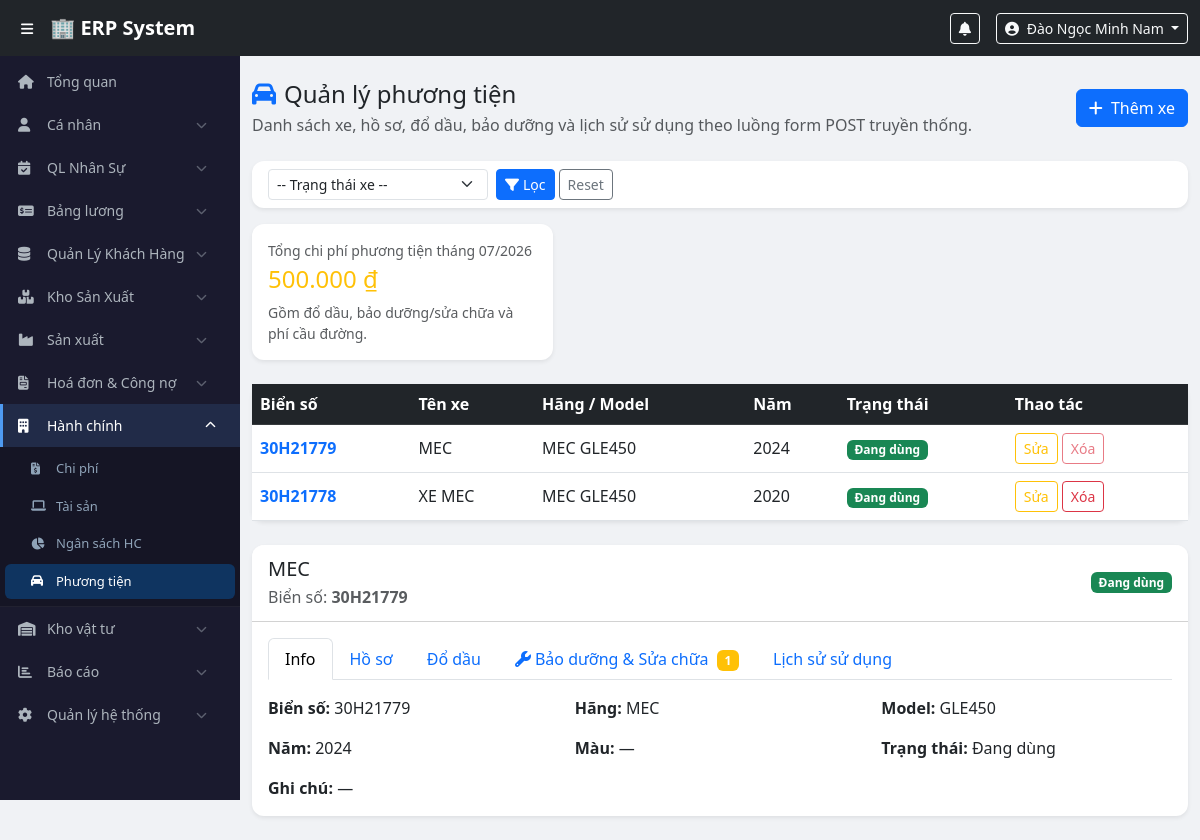
Page /modules/admin/vehicles.php (signed in) on the committed database.
### tables this page shows
CREATE TABLE `users` (
  `id` int(11) NOT NULL,
  `employee_code` varchar(20) NOT NULL,
  `full_name` varchar(100) NOT NULL,
  `username` varchar(50) NOT NULL,
  `password_hash` varchar(255) NOT NULL,
  `email` varchar(100) DEFAULT NULL,
  `phone` varchar(20) DEFAULT NULL,
  `role_id` int(11) NOT NULL,
  `department_id` int(11) DEFAULT NULL,
  `is_active` tinyint(1) DEFAULT 1,
  `created_at` timestamp NOT NULL DEFAULT current_timestamp()
);

CREATE TABLE `vehicles` (
  `id` int(11) NOT NULL,
  `plate_number` varchar(20) NOT NULL,
  `vehicle_name` varchar(200) NOT NULL,
  `brand` varchar(100) DEFAULT NULL,
  `model` varchar(100) DEFAULT NULL,
  `year` int(11) DEFAULT NULL,
  `color` varchar(50) DEFAULT NULL,
  `status` enum('active','maintenance','disposed') DEFAULT 'active',
  `note` text DEFAULT NULL,
  `created_by` int(11) DEFAULT NULL,
  `created_at` datetime DEFAULT current_timestamp(),
  `updated_at` datetime DEFAULT current_timestamp() ON UPDATE current_timestamp()
);

### config/auth.php (called while the page is built, shortened)
<?php
function currentUser() {
    return [
        'id'          => $_SESSION['user_id']   ?? null,
        'full_name'   => $_SESSION['full_name'] ?? '',
        'username'    => $_SESSION['username']  ?? '',
        'role'        => $_SESSION['role']      ?? '',
        'role_name'   => $_SESSION['role_name'] ?? '',
        'employee_code' => $_SESSION['employee_code'] ?? '',
        'department_id' => $_SESSION['department_id'] ?? null,
    ];
}
?>

### config/functions.php (called while the page is built, shortened)
<?php
function fetchAllSafe(PDO $pdo, string $sql, array $params = []): array {
    try {
        $stmt = $pdo->prepare($sql);
        $stmt->execute($params);
        return $stmt->fetchAll(PDO::FETCH_ASSOC) ?: [];
    } catch (Throwable $e) {
        return [];
    }
}
function fetchOneSafe(PDO $pdo, string $sql, array $params = []): ?array {
    try {
        $stmt = $pdo->prepare($sql);
        $stmt->execute($params);
        $row = $stmt->fetch(PDO::FETCH_ASSOC);
        return $row ?: null;
    } catch (Throwable $e) {
        return null;
    }
}
function e($value): string {
    return htmlspecialchars((string) ($value ?? ''), ENT_QUOTES | ENT_SUBSTITUTE, 'UTF-8');
}
function formatCurrency($amount): string {
    return number_format((float)$amount, 0, ',', '.') . ' ₫';
}
?>

### modules/admin/vehicles.php (the view, shortened to what this page needs)
<?php
require_once $_SERVER['DOCUMENT_ROOT'] . '/erp/config/database.php';
require_once $_SERVER['DOCUMENT_ROOT'] . '/erp/config/auth.php';
require_once $_SERVER['DOCUMENT_ROOT'] . '/erp/config/functions.php';
$pdo = getDBConnection();
$errors = [];
$statusMap = [
    'active' => ['success', 'Đang dùng'],
    'maintenance' => ['warning text-dark', 'Bảo dưỡng'],
    'disposed' => ['secondary', 'Thanh lý'],
];
$filterStatus = trim($_GET['status'] ?? '');
$selectedTab = in_array($_GET['tab'] ?? '', ['info', 'documents', 'fuel', 'maintenance', 'trips'], true) ? (string)$_GET['tab'] : 'info';
$selectedVehicleId = (int)($_GET['id'] ?? 0);
$vehiclesPageUrl = static function (array $overrides = []) use ($filterStatus, $selectedTab, $selectedVehicleId): string {
    $params = [];
    $status = $overrides['status'] ?? $filterStatus;
    $tab = $overrides['tab'] ?? $selectedTab;
    $id = $overrides['id'] ?? $selectedVehicleId;
    if ($status !== '') {
        $params['status'] = $status;
    }
    if ((int)$id > 0) {
        $params['id'] = (int)$id;
    }
    if ($tab !== '') {
        $params['tab'] = $tab;
    }
    if (!empty($overrides['action'])) {
        $params['action'] = $overrides['action'];
    }
    if (!empty($overrides['show_form'])) {
        $params['show_form'] = 1;
    }
    return 'modules/admin/vehicles.php' . ($params ? '?' . http_build_query($params) : '');
};
$where = ['1=1'];
$params = [];
$vehicles = fetchAllSafe($pdo, 'SELECT * FROM vehicles WHERE ' . implode(' AND ', $where) . ' ORDER BY created_at DESC, id DESC', $params);
$vehicleIdsWithData = [];
if ($vehicles) {
    $ids = implode(',', array_map(fn($v) => (int)$v['id'], $vehicles));
    $rows = fetchAllSafe($pdo,
        "SELECT vehicle_id FROM (
            SELECT vehicle_id FROM vehicle_fuel WHERE vehicle_id IN ($ids)
            UNION
            SELECT vehicle_id FROM vehicle_maintenance WHERE vehicle_id IN ($ids)
            UNION
            SELECT vehicle_id FROM vehicle_trips WHERE vehicle_id IN ($ids)
        ) t GROUP BY vehicle_id"
    );
    $vehicleIdsWithData = array_column($rows, 'vehicle_id');
}
if ($selectedVehicleId <= 0 && !empty($vehicles[0]['id'])) {
    $selectedVehicleId = (int)$vehicles[0]['id'];
}
$selectedVehicle = $selectedVehicleId > 0 ? fetchOneSafe($pdo, 'SELECT * FROM vehicles WHERE id = ? LIMIT 1', [$selectedVehicleId]) : null;
$maintenanceList = $selectedVehicle ? fetchAllSafe($pdo,
    'SELECT vm.*, u.full_name AS created_by_name
     FROM vehicle_maintenance vm
     JOIN users u ON u.id = vm.created_by
     WHERE vm.vehicle_id = ?
     ORDER BY vm.maintenance_date DESC, vm.id DESC',
    [$selectedVehicleId]
) : [];
$drivers = fetchAllSafe($pdo, 'SELECT id, full_name, username FROM users WHERE is_active = 1 ORDER BY full_name');
$thisMonthStart = date('Y-m-01');
$thisMonthEnd = date('Y-m-t');
$stmtVehicleCostMonth = $pdo->prepare("
    SELECT
        COALESCE((SELECT SUM(amount) FROM vehicle_fuel WHERE fuel_date BETWEEN ? AND ?), 0)
      + COALESCE((SELECT SUM(amount) FROM vehicle_maintenance WHERE maintenance_date BETWEEN ? AND ?), 0)
      + COALESCE((SELECT SUM(toll_fee) FROM vehicle_trips WHERE trip_date BETWEEN ? AND ? AND toll_fee IS NOT NULL), 0)
");
$stmtVehicleCostMonth->execute([$thisMonthStart, $thisMonthEnd, $thisMonthStart, $thisMonthEnd, $thisMonthStart, $thisMonthEnd]);
$vehicleCostMonth = (float)$stmtVehicleCostMonth->fetchColumn();
$editVehicle = null;
$showForm = !empty($errors) || $editVehicle !== null || isset($_GET['show_form']);
include $_SERVER['DOCUMENT_ROOT'] . '/erp/includes/header.php';
include $_SERVER['DOCUMENT_ROOT'] . '/erp/includes/sidebar.php';
?>
<div class="main-content">
    <div class="container-fluid py-4">
        <div class="d-flex flex-wrap justify-content-between align-items-center gap-2 mb-4">
            <div>
                <h4 class="mb-1"><i class="fas fa-car me-2 text-primary"></i>Quản lý phương tiện</h4>
                <p class="text-muted mb-0">Danh sách xe, hồ sơ, đổ dầu, bảo dưỡng và lịch sử sử dụng theo luồng form POST truyền thống.</p>
            </div>
            <button class="btn btn-primary" type="button" data-bs-toggle="collapse" data-bs-target="#vehicle-form-card" aria-expanded="<?= $showForm ? 'true' : 'false' ?>"><i class="fas fa-plus me-1"></i> Thêm xe</button>
        </div>
        <div class="card border-0 shadow-sm mb-3">
            <div class="card-body py-2">
                <form method="get" class="row g-2 align-items-center">
                    <div class="col-md-3"><select name="status" class="form-select form-select-sm"><option value="">-- Trạng thái xe --</option></select></div>
                    <div class="col-auto"><button type="submit" class="btn btn-sm btn-primary"><i class="fas fa-filter me-1"></i>Lọc</button><a href="/erp/modules/admin/vehicles.php" class="btn btn-sm btn-outline-secondary ms-1">Reset</a></div>
                </form>
            </div>
        </div>
        <div class="row g-3 mb-4">
            <div class="col-md-4">
                <div class="card border-0 shadow-sm h-100">
                    <div class="card-body">
                        <div class="text-muted small mb-1">Tổng chi phí phương tiện tháng <?= e(date('m/Y')) ?></div>
                        <h4 class="mb-0 text-warning"><?= e(formatCurrency($vehicleCostMonth)) ?></h4>
                        <div class="small text-muted mt-2">Gồm đổ dầu, bảo dưỡng/sửa chữa và phí cầu đường.</div>
                    </div>
                </div>
            </div>
        </div>
        <div class="card border-0 shadow-sm mb-4">
            <div class="table-responsive">
                <table class="table table-hover align-middle mb-0">
                    <thead class="table-dark"><tr><th>Biển số</th><th>Tên xe</th><th>Hãng / Model</th><th>Năm</th><th>Trạng thái</th><th>Thao tác</th></tr></thead>
                    <tbody>
                    <?php if (!$vehicles): ?>
                        <tr><td colspan="6" class="text-center text-muted py-4">Chưa có phương tiện nào.</td></tr>
                    <?php else: ?>
                        <?php foreach ($vehicles as $vehicle): ?>
                            <?php [$badgeClass, $statusLabel] = $statusMap[$vehicle['status']] ?? ['secondary', $vehicle['status']]; ?>
                            <?php $hasRelated = in_array((int)$vehicle['id'], $vehicleIdsWithData, false); ?>
                            <tr style="cursor:pointer" onclick="window.location='/erp/<?= e($vehiclesPageUrl(['id' => (int)$vehicle['id'], 'tab' => 'info'])) ?>'">
                                <td class="fw-semibold text-primary"><?= e($vehicle['plate_number']) ?></td>
                                <td><?= e($vehicle['vehicle_name']) ?></td>
                                <td><?= e(trim(($vehicle['brand'] ?? '') . ' ' . ($vehicle['model'] ?? '')) ?: '—') ?></td>
                                <td><?= e($vehicle['year'] ? (string)$vehicle['year'] : '—') ?></td>
                                <td><span class="badge bg-<?= $badgeClass ?>"><?= e($statusLabel) ?></span></td>
                                <td>
                                    <div class="d-flex flex-wrap gap-1">
                                        <a href="/erp/<?= e($vehiclesPageUrl(['id' => (int)$vehicle['id'], 'action' => 'edit', 'show_form' => 1])) ?>#vehicle-form-card" class="btn btn-sm btn-outline-warning" onclick="event.stopPropagation()">Sửa</a>
                                        <?php if ($hasRelated): ?>
                                            <button type="button" class="btn btn-sm btn-outline-danger" disabled title="Không thể xoá: xe đã có dữ liệu hồ sơ, đổ dầu, bảo dưỡng hoặc chuyến đi" data-bs-toggle="tooltip" onclick="event.stopPropagation()">Xóa</button>
                                        <?php else: ?>
                                            <form method="post" class="d-inline" onclick="event.stopPropagation()">
                                                <button type="submit" class="btn btn-sm btn-outline-danger" onclick="event.stopPropagation(); return confirm('Xoá phương tiện này?');">Xóa</button>
                                            </form>
                                        <?php endif; ?>
                                    </div>
                                </td>
                            </tr>
                        <?php endforeach; ?>
                    <?php endif; ?>
                    </tbody>
                </table>
            </div>
        </div>
        <?php if ($selectedVehicle): ?>
            <?php [$selectedBadgeClass, $selectedStatusLabel] = $statusMap[$selectedVehicle['status']] ?? ['secondary', $selectedVehicle['status']]; ?>
            <div class="card border-0 shadow-sm">
                <div class="card-header bg-white d-flex justify-content-between align-items-center">
                    <div>
                        <h5 class="mb-1"><?= e($selectedVehicle['vehicle_name']) ?></h5>
                        <div class="text-muted">Biển số: <strong><?= e($selectedVehicle['plate_number']) ?></strong></div>
                    </div>
                    <span class="badge bg-<?= $selectedBadgeClass ?>"><?= e($selectedStatusLabel) ?></span>
                </div>
                <div class="card-body">
                    <ul class="nav nav-tabs mb-3">
                        <li class="nav-item"><a class="nav-link <?= $selectedTab === 'info' ? 'active' : '' ?>" href="/erp/<?= e($vehiclesPageUrl(['id' => $selectedVehicleId, 'tab' => 'info'])) ?>">Info</a></li>
                        <li class="nav-item"><a class="nav-link <?= $selectedTab === 'documents' ? 'active' : '' ?>" href="/erp/<?= e($vehiclesPageUrl(['id' => $selectedVehicleId, 'tab' => 'documents'])) ?>">Hồ sơ</a></li>
                        <li class="nav-item"><a class="nav-link <?= $selectedTab === 'fuel' ? 'active' : '' ?>" href="/erp/<?= e($vehiclesPageUrl(['id' => $selectedVehicleId, 'tab' => 'fuel'])) ?>">Đổ dầu</a></li>
                        <li class="nav-item">
                            <a class="nav-link <?= $selectedTab === 'maintenance' ? 'active' : '' ?>" href="/erp/<?= e($vehiclesPageUrl(['id' => $selectedVehicleId, 'tab' => 'maintenance'])) ?>">
                                <i class="fas fa-wrench me-1"></i>Bảo dưỡng &amp; Sửa chữa
                                <span class="badge bg-warning ms-1"><?= count($maintenanceList) ?></span>
                            </a>
                        </li>
                        <li class="nav-item"><a class="nav-link <?= $selectedTab === 'trips' ? 'active' : '' ?>" href="/erp/<?= e($vehiclesPageUrl(['id' => $selectedVehicleId, 'tab' => 'trips'])) ?>">Lịch sử sử dụng</a></li>
                    </ul>
                    <?php if ($selectedTab === 'info'): ?>
                        <div class="row g-3">
                            <div class="col-md-4"><strong>Biển số:</strong> <?= e($selectedVehicle['plate_number']) ?></div>
                            <div class="col-md-4"><strong>Hãng:</strong> <?= e($selectedVehicle['brand'] ?: '—') ?></div>
                            <div class="col-md-4"><strong>Model:</strong> <?= e($selectedVehicle['model'] ?: '—') ?></div>
                            <div class="col-md-4"><strong>Năm:</strong> <?= e($selectedVehicle['year'] ? (string)$selectedVehicle['year'] : '—') ?></div>
                            <div class="col-md-4"><strong>Màu:</strong> <?= e($selectedVehicle['color'] ?: '—') ?></div>
                            <div class="col-md-4"><strong>Trạng thái:</strong> <?= e($selectedStatusLabel) ?></div>
                            <div class="col-12"><strong>Ghi chú:</strong> <?= e($selectedVehicle['note'] ?: '—') ?></div>
                        </div>
                    <?php endif; ?>
                </div>
            </div>
        <?php endif; ?>
    </div>
</div>
<?php
include $_SERVER['DOCUMENT_ROOT'] . '/erp/includes/footer.php';

### includes/header.php (shortened to what this page needs)
<?php
$user = currentUser();
?>
<!DOCTYPE html>
<html lang="vi">
<head>
    <link href="https://cdn.jsdelivr.net/npm/bootstrap@5.3.0/dist/css/bootstrap.min.css" rel="stylesheet">
    <link href="https://cdnjs.cloudflare.com/ajax/libs/font-awesome/6.4.0/css/all.min.css" rel="stylesheet">
    <link href="/erp/assets/css/style.css" rel="stylesheet">
</head>
<body>
<nav class="navbar navbar-expand-lg navbar-dark bg-dark fixed-top" style="z-index:1030;">
    <div class="container-fluid">
        <button class="btn btn-sm text-white me-2" id="sidebarToggle">
            <i class="fas fa-bars"></i>
        </button>
        <a class="navbar-brand fw-bold" href="/erp/dashboard.php">🏢 ERP System</a>
        <div class="ms-auto d-flex align-items-center gap-3">
            <div class="dropdown">
                <button class="btn btn-sm btn-outline-light position-relative" data-bs-toggle="dropdown">
                    <i class="fas fa-bell"></i>
                </button>
            </div>
            <div class="dropdown">
                <button class="btn btn-sm btn-outline-light dropdown-toggle" data-bs-toggle="dropdown">
                    <i class="fas fa-user-circle me-1"></i>
                    <?= htmlspecialchars($user['full_name']) ?>
                </button>
            </div>
        </div>
    </div>
</nav>

### assets/css/style.css (style rules this page uses)
body { padding-top: 56px; background: #f0f2f5; font-family: 'Segoe UI', sans-serif; }
.main-content { margin-left: 240px; transition: margin-left 0.3s; min-height: calc(100vh - 56px); }
.card { border-radius: 12px !important; }
.card-header { border-radius: 12px 12px 0 0 !important; padding: 12px 16px; }

### rows in the picture
users: full_name "Đào Ngọc Minh Nam"
vehicles: plate_number "30H21779", vehicle_name "MEC", brand+model "MEC GLE450", year "2024", statusLabel "Đang dùng", shows "Xóa", brand "MEC", model "GLE450", color "—", note "—"
vehicles: plate_number "30H21778", vehicle_name "XE MEC", brand+model "MEC GLE450", year "2020", statusLabel "Đang dùng"

### other values in the picture
formatCurrency($vehicleCostMonth) "500.000 ₫"
$selectedStatusLabel "Đang dùng"
count($maintenanceList) "1"
